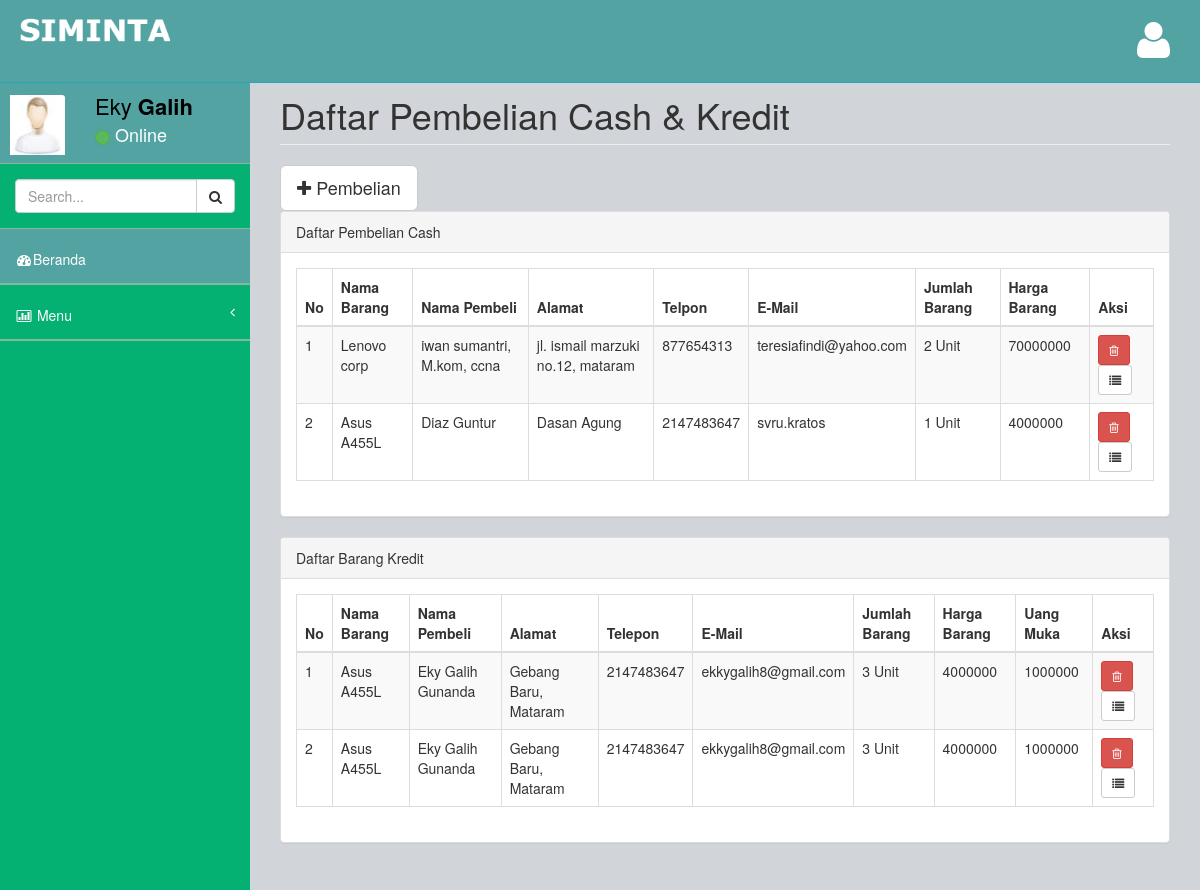
/Penjualan_barang.php, run on the app's committed database.
### tables this page shows
CREATE TABLE `penjualan_cash` (
  `id_cash` int(11) NOT NULL,
  `nama_barang` varchar(45) NOT NULL,
  `nama_pembeli` varchar(45) DEFAULT NULL,
  `alamat` varchar(45) DEFAULT NULL,
  `no_hp` int(11) NOT NULL,
  `email` varchar(45) NOT NULL,
  `jumlah_pembelian` varchar(45) DEFAULT NULL,
  `harga_satuan` varchar(45) DEFAULT NULL,
  `diskon` int(11) NOT NULL,
  `pajak` int(11) NOT NULL,
  `jml_uang_pemb` int(11) NOT NULL,
  `kembalian` int(11) NOT NULL,
  `total` varchar(45) DEFAULT NULL,
  `barang_id` int(11) NOT NULL
);

CREATE TABLE `barang` (
  `id` int(11) NOT NULL,
  `nama_barang` varchar(45) NOT NULL,
  `hardisk` varchar(45) NOT NULL,
  `memory` varchar(45) NOT NULL,
  `processor` varchar(45) NOT NULL,
  `warna` varchar(45) NOT NULL,
  `kelengkapan` varchar(100) NOT NULL,
  `stok` varchar(45) DEFAULT NULL,
  `harga_jual` int(11) NOT NULL,
  `suplier_id` int(11) NOT NULL
);

CREATE TABLE `penjualan_kredit` (
  `id` int(11) NOT NULL,
  `nama_barang` varchar(45) NOT NULL,
  `nama_pembeli` varchar(45) DEFAULT NULL,
  `alamat` text,
  `no_hp` int(15) NOT NULL,
  `email` varchar(45) NOT NULL,
  `jumlah_pembelian` varchar(45) DEFAULT NULL,
  `harga_satuan` varchar(45) DEFAULT NULL,
  `uang_muka` int(11) NOT NULL,
  `total` varchar(45) DEFAULT NULL,
  `barang_id` int(11) NOT NULL
);

### Penjualan_barang.php (the view, shortened to what this page needs)
<!DOCTYPE html>
<html>
<head>
	<?php include "css.php" ?>
</head>
<body>
	<div id="wrapper">
		<?php include "navbar.php" ?>
		<?php include "sidebar.php" ?>
		<div id="page-wrapper">
			<div class="row">
				<div class="col-lg-12">
					<h1 class="page-header">Daftar Pembelian Cash &amp; Kredit</h1>
				</div>
			</div>
			<div class="row">
				<div class="col-lg-12">
					<button class="btn btn-default btn-lg" data-toggle="modal" data-target="#myModal">
						<i class="fa fa-plus"></i> Pembelian
					</button>
					<div class="panel panel-default">
						<div class="panel-heading">
							Daftar Pembelian Cash
						</div>
						<div class="panel-body">
							<div class="table-responsive">
								<table class="table table-striped table-bordered table-hover" id="kasir">
									<thead>
										<tr>
											<th>No</th>
											<th>Nama Barang</th>
											<th>Nama Pembeli</th>
											<th>Alamat</th>
											<th>Telpon</th>
											<th>E-Mail</th>
											<th>Jumlah Barang</th>
											<th>Harga Barang</th>
											<th>Aksi</th>
										</tr>
									</thead>
									<tbody>
										<?php
										include "koneksi.php";
										$sql = "SELECT penjualan_cash.*, barang.* FROM penjualan_cash, barang WHERE penjualan_cash.barang_id=barang.id ORDER BY id_cash DESC";
										$rows = $con->query($sql);
										if ($rows == FALSE) {
											trigger_error("Syntax Mysql Error: " . $sql . "Error: " . $con->error, E_USER_ERROR);
										}else{
											$no=1;
											while ($r = $rows->fetch_array()) {
												?>
												<tr>
													<td><?php echo $no ?></td>
													<td><?php echo $r['nama_barang'] ?></td>
													<td><?php echo $r['nama_pembeli'] ?></td>
													<td><?php echo $r['alamat'] ?></td>
													<td><?php echo $r['no_hp'] ?></td>
													<td><?php echo $r['email'] ?></td>
													<td><?php echo $r['jumlah_pembelian'] ?> Unit</td>
													<td><?php echo $r['harga_satuan'] ?></td>
													<td>
														<a type="button" class="btn btn-danger btn-sm" href="hapus_penjualan_cash.php?id=<?php echo $r['id_cash'] ?>">
															<i class="fa fa-trash-o"></i>
														</a>
														<a type="button" class="btn btn-default btn-sm" href="cetak_nota_penjualan.php?id=<?php echo $r['id_cash'] ?>">
															<i class="fa fa-list"></i>
														</a>
													</td>
												</tr>
												<?php
												$no++;
											}
										}
										?>
									</tbody>
								</table>
							</div>
						</div>
					</div>
				</div>
			</div>
			<div class="row">
				<div class="col-lg-12">
					<div class="panel panel-default">
						<div class="panel-heading">
							Daftar Barang Kredit
						</div>
						<div class="panel-body">
							<div class="table-responsive">
								<table class="table table-striped table-bordered table-hover" id="kasir2">
									<thead>
										<tr>
											<th>No</th>
											<th>Nama Barang</th>
											<th>Nama Pembeli</th>
											<th>Alamat</th>
											<th>Telepon</th>
											<th>E-Mail</th>
											<th>Jumlah Barang</th>
											<th>Harga Barang</th>
											<th>Uang Muka</th>
											<th>Aksi</th>
										</tr>
									</thead>
									<tbody>
										<?php
										include "koneksi.php";
										$sql = "SELECT penjualan_kredit.*, barang.* FROM penjualan_kredit, barang WHERE penjualan_kredit.barang_id=barang.id";
										$rows = $con->query($sql);
										if ($rows == FALSE) {
											trigger_error("Syntax Mysql Error: " . $sql . "Error: " . $con->error, E_USER_ERROR);
										}else{
											$no=1;
											while ($k = $rows->fetch_array()) {
												?>
												<tr>
													<td><?php echo $no ?></td>
													<td><?php echo $k['nama_barang'] ?></td>
													<td><?php echo $k['nama_pembeli'] ?></td>
													<td><?php echo $k['alamat'] ?></td>
													<td><?php echo $k['no_hp'] ?></td>
													<td><?php echo $k['email'] ?></td>
													<td><?php echo $k['jumlah_pembelian'] ?> Unit</td>
													<td><?php echo $k['harga_satuan'] ?></td>
													<td><?php echo $k['uang_muka'] ?></td>
													<td>
														<a type="button" class="btn btn-danger btn-sm" href="hapus_penjualan_kredit.php?id=<?php echo $k['id_kredit'] ?>">
															<i class="fa fa-trash-o"></i>
														</a>
														<a type="button" class="btn btn-default btn-sm" href="cetak_nota_penjualan_kredit.php?id=<?php echo $k['id'] ?>">
															<i class="fa fa-list"></i>
														</a>
													</td>
												</tr>
												<?php
												$no++;
											}
										}
										?>
									</tbody>
								</table>
							</div>
						</div>
					</div>
				</div>
			</div>
		</div>
	</div>
</body>
</html>

### assets/css/style.css (style rules this page uses)
body { background-color: #f8f8f8; }
#wrapper { width: 100%; margin-top: 55px!important; background-color:#04B173; }
#page-wrapper { padding: 0 15px; min-height: 568px; background-color:rgb(209, 212, 216); }

### assets/css/main-style.css (style rules this page uses)
@media (min-width:768px) { #page-wrapper { position: inherit; margin: 0 0 0 250px; padding: 0 30px; min-height: 1000px; } }

### data on the page
penjualan_cash: barang.nama_barang "Lenovo corp", nama_pembeli "iwan sumantri, M.kom, ccna", alamat "jl. ismail marzuki no.12, mataram", no_hp "877654313", email "teresiafindi@yahoo.com", jumlah_pembelian "2", harga_satuan "70000000"
penjualan_cash: barang.nama_barang "Asus A455L", nama_pembeli "Diaz Guntur", alamat "Dasan Agung", no_hp "2147483647", email "svru.kratos", jumlah_pembelian "1", harga_satuan "4000000"
penjualan_kredit: barang.nama_barang "Asus A455L", nama_pembeli "Eky Galih Gunanda", alamat "Gebang Baru, Mataram", no_hp "2147483647", email "ekkygalih8@gmail.com", jumlah_pembelian "3", harga_satuan "4000000", uang_muka "1000000"
penjualan_kredit: barang.nama_barang "Asus A455L", nama_pembeli "Eky Galih Gunanda", alamat "Gebang Baru, Mataram", no_hp "2147483647", email "ekkygalih8@gmail.com", jumlah_pembelian "3", harga_satuan "4000000", uang_muka "1000000"
